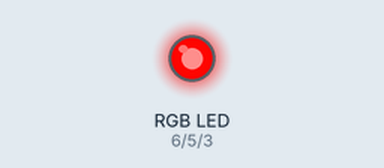
Recording of a sketch running on a simulated Arduino Uno, built with avr-gcc and run on an emulated ATmega328P. Parts: an RGB LED mixed from three pins (HIGH = lit). Dim RGB values are drawn brighter than linear.

Above: at 0.05 s.
At 0.95 s:
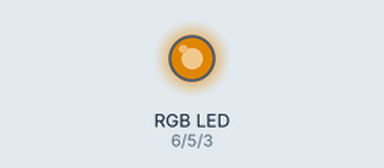
At 1.8 s:
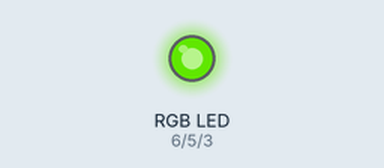
At 3.6 s:
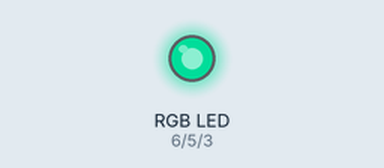
At 5.35 s:
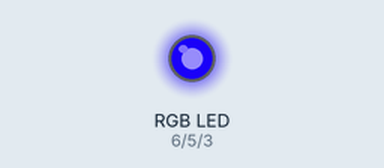
At 7.15 s:
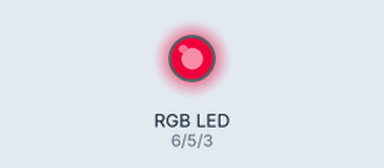
Timing chart, 0 to 10.0 s (numbered marks = the images above):
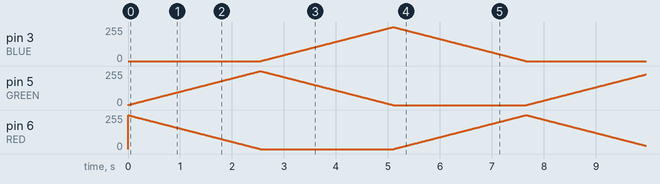

The sketch:

RGB_LED.ino
```cpp
//Eerste POC met een RGB led met arduino

//define van poorten
#define BLUE 3
#define GREEN 5
#define RED 6

//setup wordt eenmaal uitgevoerd
void setup()
{
pinMode(RED, OUTPUT);
pinMode(GREEN, OUTPUT);
pinMode(BLUE, OUTPUT);
digitalWrite(RED, HIGH);
digitalWrite(GREEN, LOW);
digitalWrite(BLUE, LOW);
}

//Variablen aangemaakt voor de values van de RGB
int redValue;
int greenValue;
int blueValue;

// loopt wordt continu afgespeeld
void loop()
{
#define delayTime 10 //tijd tussen het overgaan van values

//rode value wordt volledig aangezet
redValue = 255;
greenValue = 0;
blueValue = 0;


for(int i = 0; i < 255; i += 1) // for loop waarbij de rode value naar 0 gaat (leeg) en de groene value naar 255(vol). Hierdoor creeër je een soort overloop van rood naar groen
{
redValue -= 1;
greenValue += 1;
analogWrite(RED, redValue);
analogWrite(GREEN, greenValue);
delay(delayTime);
}

//groene value wordt volledig aangezet
redValue = 0;
greenValue = 255;
blueValue = 0;

for(int i = 0; i < 255; i += 1) // for loop waarbij de groene value naar 0 gaat (leeg) en de blauwe value naar 255(vol). Hierdoor creeër je een soort overloop van groen naar blauw
{
greenValue -= 1;
blueValue += 1;
analogWrite(GREEN, greenValue);
analogWrite(BLUE, blueValue);
delay(delayTime);
}

//blauwe value wordt volledig aangezet
redValue = 0;
greenValue = 0;
blueValue = 255;

for(int i = 0; i < 255; i += 1) // for loop waarbij de blauwe value naar 0 gaat (leeg) en de rode value naar 255(vol). Hierdoor creeër je een soort overloop van blauw naar red.
{

blueValue -= 1;
redValue += 1;
analogWrite(BLUE, blueValue);
analogWrite(RED, redValue);
delay(delayTime);
}
}
```
